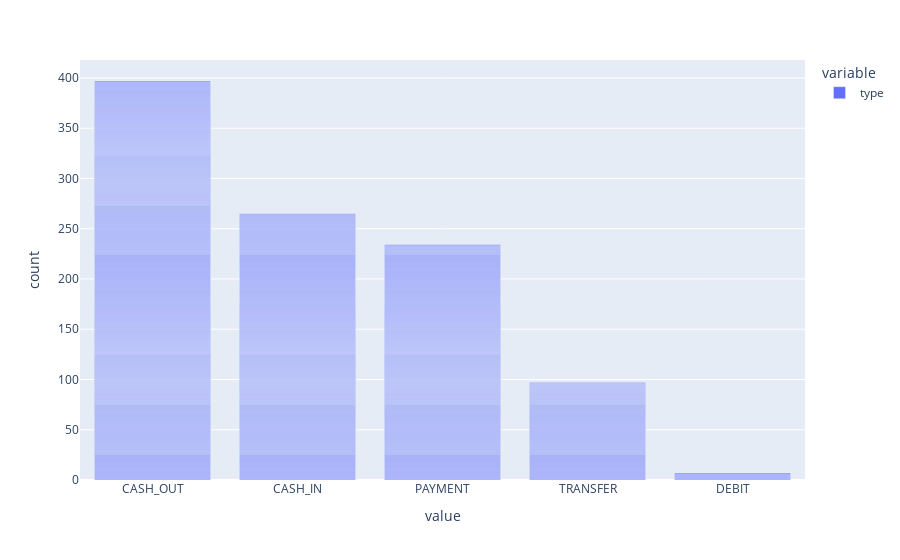

Notebook source saved alongside this figure:
### Code cell
ks_df['type'].plot.bar()

### Figure 1 — Plotly figure (JSON) as saved in the notebook; plotly's stock layout.template omitted (floating-point values rounded to 4 significant figures; data arrays with more than 128 entries replaced by an {"elided": "..."} marker saying what was removed)
{"data": [{"alignmentgroup": "True", "hovertemplate": "variable=type<br>value=%{x}<br>count=%{y}<extra></extra>", "legendgroup": "type", "marker": {"color": "#636efa", "pattern": {"shape": ""}}, "name": "type", "offsetgroup": "type", "orientation": "v", "showlegend": true, "textposition": "auto", "type": "bar", "x": {"elided": "1000 str values"}, "xaxis": "x", "y": {"elided": "1000 int values"}, "yaxis": "y"}], "layout": {"barmode": "relative", "legend": {"title": {"text": "variable"}, "tracegroupgap": 0}, "margin": {"t": 60}, "xaxis": {"anchor": "y", "domain": [0, 1], "title": {"text": "value"}}, "yaxis": {"anchor": "x", "domain": [0, 1], "title": {"text": "count"}}}}
